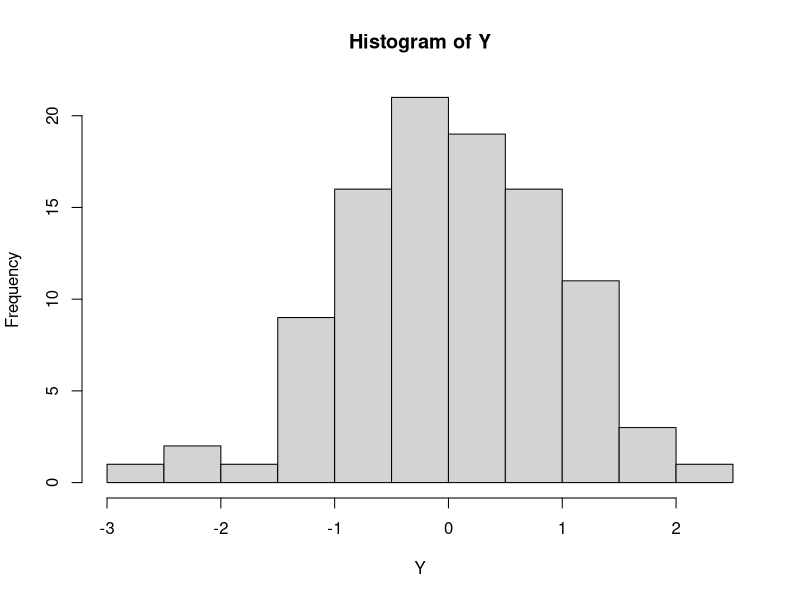

Reproduce this figure in R.
## ---- chunk 1
knitr::opts_chunk$set(echo = TRUE)
## ---- chunk 2
Y<- rnorm( 100)
hist( Y)
